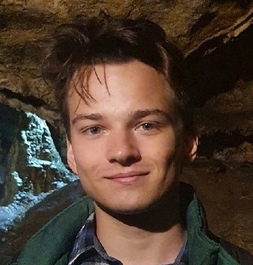
#> input picture me.jpg, 253 x 265 px
$ python reflect_right.py me.jpg out.png
#> lines starting #> are read from the running program, lines starting #| are printed output that depends on the picture
import cv2
import sys

input_path = sys.argv[1]
output_path = sys.argv[2]

img = cv2.imread(input_path)
#> img is the input picture: shape (265, 253, 3); mean B, G, R 48.2, 60.8, 78.5
reflected = cv2.flip(img, 1)
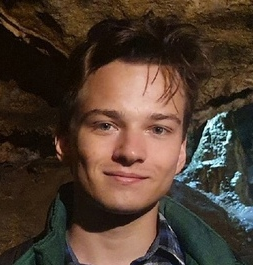
#> reflected: shape (265, 253, 3); mean B, G, R 48.2, 60.8, 78.5

cv2.imwrite(output_path, reflected)
